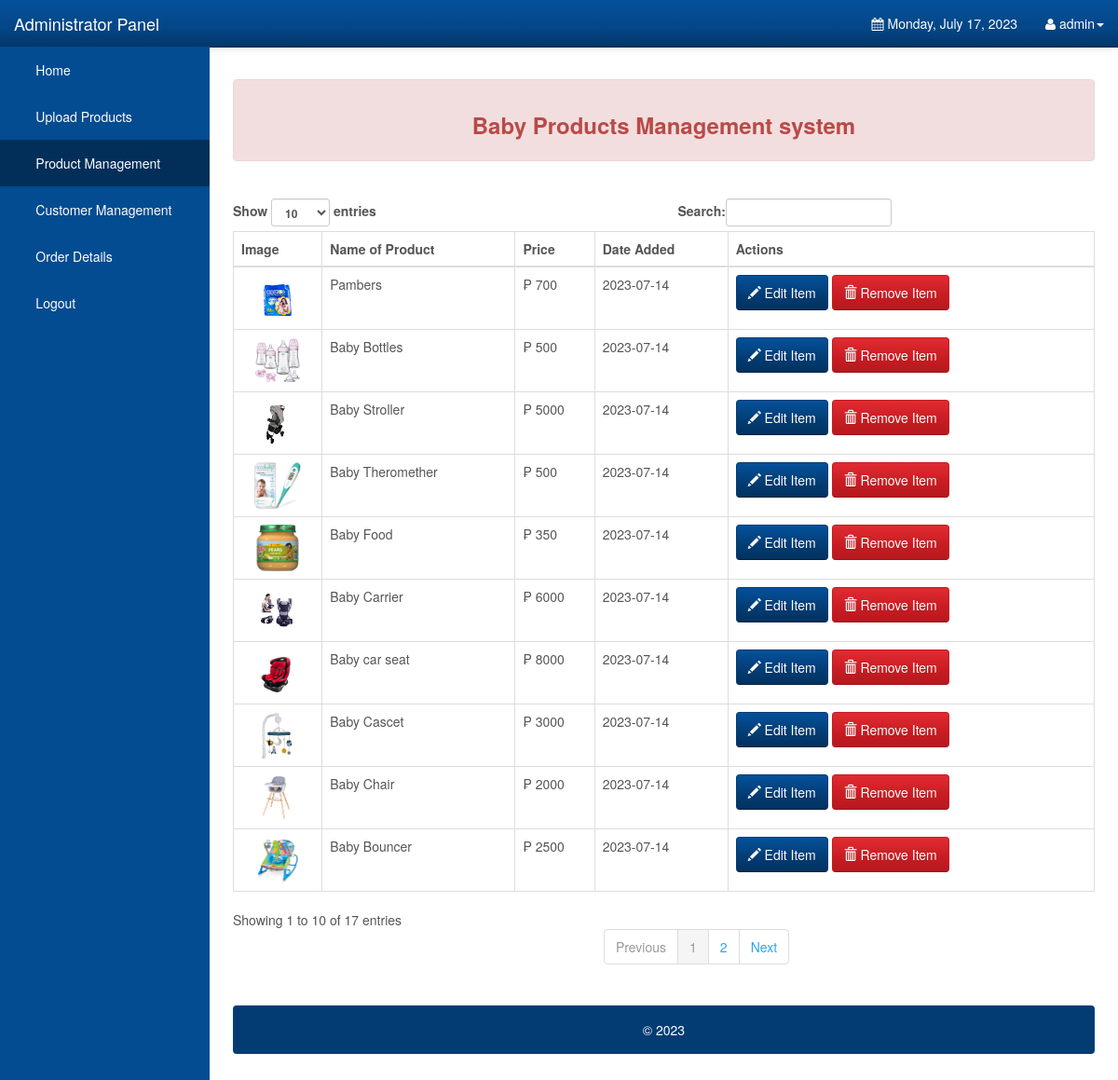
The page /Admin/items.php (signed in) on the database its author committed.
### tables this page shows
CREATE TABLE `items` (
  `item_id` int(10) UNSIGNED NOT NULL,
  `item_name` varchar(5000) NOT NULL DEFAULT '',
  `item_price` double DEFAULT NULL,
  `item_image` varchar(5000) NOT NULL DEFAULT '',
  `item_date` date NOT NULL DEFAULT '0000-00-00'
);

### Admin/items.php (the view, shortened to what this page needs)
<!DOCTYPE html>
<html lang="en">
<head>
    <link rel="stylesheet" type="text/css" href="bootstrap/css/bootstrap.min.css" />
    <link rel="stylesheet" type="text/css" href="font-awesome/css/font-awesome.min.css" />
    <link rel="stylesheet" type="text/css" href="css/local.css" />
</head>
<body>
    <div id="wrapper">
        <nav class="navbar navbar-inverse navbar-fixed-top" role="navigation">
            <div class="navbar-header">
                <a class="navbar-brand" href="index.php">Administrator Panel</a>
            </div>
            <div class="collapse navbar-collapse navbar-ex1-collapse">
                <ul class="nav navbar-nav side-nav">
                    <li><a href="index.php"> &nbsp; &nbsp; &nbsp; Home</a></li>
					<li><a data-toggle="modal" data-target="#uploadModal"> &nbsp; &nbsp; &nbsp; Upload Products</a></li>
					<li class="active"><a href="items.php"> &nbsp; &nbsp; &nbsp; Product Management</a></li>
					<li><a href="customers.php"> &nbsp; &nbsp; &nbsp; Customer Management</a></li>
					<li><a href="orderdetails.php"> &nbsp; &nbsp; &nbsp; Order Details</a></li>
					<li><a href="logout.php"> &nbsp; &nbsp; &nbsp; Logout</a></li>
                </ul>
                <ul class="nav navbar-nav navbar-right navbar-user">
                    <li class="dropdown messages-dropdown">
                        <a href="#"><i class="fa fa-calendar"></i>  <?php
                            $Today=date('y:m:d');
                            $new=date('l, F d, Y',strtotime($Today));
                            echo $new; ?></a>
                    </li>
                     <li class="dropdown user-dropdown">
                        <a href="#" class="dropdown-toggle" data-toggle="dropdown"><i class="fa fa-user"></i> <?php   extract($_SESSION); echo $admin_username; ?><b class="caret"></b></a>
                    </li>
                </ul>
            </div>
        </nav>
        <div id="page-wrapper">
			 <div class="alert alert-danger">
                          <center> <h3><strong>Baby Products Management system</strong> </h3></center>
						  </div>
						  <br />
						  <div class="table-responsive">
            <table class="display table table-bordered" id="example" cellspacing="0" width="100%">
              <thead>
                <tr>
                  <th>Image</th>
                  <th>Name of Product</th>
				  <th>Price</th>
				  <th>Date Added</th>
                  <th>Actions</th>
                </tr>
              </thead>
              <tbody>
			  <?php
include("config.php");
	$stmt = $DB_con->prepare('SELECT * FROM items');
	$stmt->execute();
	if($stmt->rowCount() > 0)
	{
		while($row=$stmt->fetch(PDO::FETCH_ASSOC))
		{
			extract($row);
			?>
                <tr>
                  <td>
				<center> <img src="item_images/<?php echo $item_image; ?>" class="img img-rounded"  width="50" height="50" /></center>
				 </td>
                 <td><?php echo $item_name; ?></td>
				 <td>&#8369; <?php echo $item_price; ?></td>
				 <td><?php echo $item_date; ?></td>
				 <td>
				 <a class="btn btn-info" href="edititem.php?edit_id=<?php echo $row['item_id']; ?>" title="click for edit" onclick="return confirm('Are you sure edit this item?')"><span class='glyphicon glyphicon-pencil'></span> Edit Item</a>
                  <a class="btn btn-danger" href="?delete_id=<?php echo $row['item_id']; ?>" title="click for delete" onclick="return confirm('Are you sure to remove this item?')"><span class='glyphicon glyphicon-trash'></span> Remove Item</a>
                  </td>
                </tr>
              <?php
		}
		echo "</tbody>";
		echo "</table>";
		echo "</div>";
		echo "<br />";
		echo '<div class="alert alert-default" style="background-color:#033c73;">
                       <p style="color:white;text-align:center;">
                       &copy 2023
						</p>
                    </div>
	</div>';
		echo "</div>";
	}
?>
	<br />
	<br />
</body>
</html>

### Admin/css/local.css (style rules this page uses)
#wrapper { padding-left: 0; }
#page-wrapper { width: 100%; padding: 5px 15px; }
body { font-family: "Helvetica Neue", Helvetica, Arial, sans-serif; font-size: 14px; line-height: 1.42857143; color: #555555; background-color: #ffffff; }
.btn { display: inline-block; margin-bottom: 0; font-weight: normal; text-align: center; vertical-align: middle; cursor: pointer; background-image: none; border: 1px solid transparent; white-space: nowrap; padding: 8px 12px; font-size: 14px; line-height: 1.42857143; border-radius: 4px; -webkit-user-select: none; -moz-user-select: none; -ms-user-select: none; user-select: none; }
.btn-info { color: #ffffff; background-color: #033c73; border-color: #033c73; }
.btn-danger { color: #ffffff; background-color: #c71c22; border-color: #c71c22; }
.navbar-inverse { background-color: #033c73; border-color: #022f5a; }
.navbar-inverse .navbar-brand { color: #ffffff; }
.navbar-inverse .navbar-nav > li > a { color: #ffffff; }
.navbar-inverse .navbar-nav > .active > a, .navbar-inverse .navbar-nav > .active > a:hover, .navbar-inverse .navbar-nav > .active > a:focus { color: #ffffff; background-color: #022f5a; }
.navbar-inverse .navbar-collapse, .navbar-inverse .navbar-form { border-color: #022a50; }
.alert-danger { background-color: #f2dede; border-color: #eed3d7; color: #b94a48; }
.navbar { background-image: -webkit-linear-gradient(#54b4eb, #2fa4e7 60%, #1d9ce5); background-image: linear-gradient(#54b4eb, #2fa4e7 60%, #1d9ce5); background-repeat: no-repeat; filter: progid:DXImageTransform.Microsoft.gradient(startColorstr='#ff54b4eb', endColorstr='#ff1d9ce5', GradientType=0); border-bottom: 1px solid #178acc; filter: none; -webkit-box-shadow: 0 1px 10px rgba(0, 0, 0, 0.1); box-shadow: 0 1px 10px rgba(0, 0, 0, 0.1); }
.navbar .navbar-nav > li > a, .navbar-brand { text-shadow: 0 1px 0 rgba(0, 0, 0, 0.1); }
.navbar-inverse { background-image: -webkit-linear-gradient(#04519b, #044687 60%, #033769); background-image: linear-gradient(#04519b, #044687 60%, #033769); background-repeat: no-repeat; filter: progid:DXImageTransform.Microsoft.gradient(startColorstr='#ff04519b', endColorstr='#ff033769', GradientType=0); filter: none; border-bottom: 1px solid #022241; }
.btn { text-shadow: 0 1px 0 rgba(0, 0, 0, 0.1); }
.btn-info { background-image: -webkit-linear-gradient(#04519b, #033c73 60%, #02325f); background-image: linear-gradient(#04519b, #033c73 60%, #02325f); background-repeat: no-repeat; filter: progid:DXImageTransform.Microsoft.gradient(startColorstr='#ff04519b', endColorstr='#ff02325f', GradientType=0); filter: none; border-bottom: 1px solid #022241; }
.btn-danger { background-image: -webkit-linear-gradient(#e12b31, #c71c22 60%, #b5191f); background-image: linear-gradient(#e12b31, #c71c22 60%, #b5191f); background-repeat: no-repeat; filter: progid:DXImageTransform.Microsoft.gradient(startColorstr='#ffe12b31', endColorstr='#ffb5191f', GradientType=0); filter: none; border-bottom: 1px solid #9a161a; }
.clearfix:before, .clearfix:after, .container:before, .container:after, .container-fluid:before, .container-fluid:after, .row:before, .row:after, .form-horizontal .form-group:before, .form-horizontal .form-group:after, .btn-toolbar:before, .btn-toolbar:after, .btn-group-vertical > .btn-group:before, .btn-group-vertical > .btn-group:after, .nav:before, .nav:after, .navbar:before, .navbar:after, .navbar-header:before, .navbar-header:after, .navbar-collapse:before, .navbar-collapse:after, .pager:before, .pager:after, .panel-body:before, .panel-body:after, .modal-footer:before, .modal-footer:after { content: " "; display: table; }
.clearfix:after, .container:after, .container-fluid:after, .row:after, .form-horizontal .form-group:after, .btn-toolbar:after, .btn-group-vertical > .btn-group:after, .nav:after, .navbar:after, .navbar-header:after, .navbar-collapse:after, .pager:after, .panel-body:after, .modal-footer:after { clear: both; }
a { color: #2fa4e7; text-decoration: none; }
@media (min-width:768px) { #wrapper { padding-left: 225px; } }
@media (min-width:768px) { #page-wrapper { padding: 15px 25px; } }
@media (min-width:768px) { .side-nav { margin-left: -225px; left: 225px; width: 225px; position: fixed; top: 50px; height: 100%; border-radius: 0; border: none; background-color: #044C92; overflow-y: auto; } }
@media (min-width:768px) { .side-nav>li>a { width: 225px; } }
@media (min-width:768px) { .navbar-collapse { padding-left: 15px !important; padding-right: 15px !important; } }

### rows shown on the page
items: item_image (picture), item_name "Pambers", item_price "700", item_date "2023-07-14"
items: item_image (picture), item_name "Baby Bottles", item_price "500", item_date "2023-07-14"
items: item_image (picture), item_name "Baby Stroller", item_price "5000", item_date "2023-07-14"
items: item_image (picture), item_name "Baby Theromether", item_price "500", item_date "2023-07-14"
items: item_image (picture), item_name "Baby Food", item_price "350", item_date "2023-07-14"
items: item_image (picture), item_name "Baby Carrier", item_price "6000", item_date "2023-07-14"
items: item_image (picture), item_name "Baby car seat", item_price "8000", item_date "2023-07-14"
items: item_image (picture), item_name "Baby Cascet", item_price "3000", item_date "2023-07-14"
items: item_image (picture), item_name "Baby Chair", item_price "2000", item_date "2023-07-14"
items: item_image (picture), item_name "Baby Bouncer", item_price "2500", item_date "2023-07-14"

### other values the page prints
$admin_username "admin"
